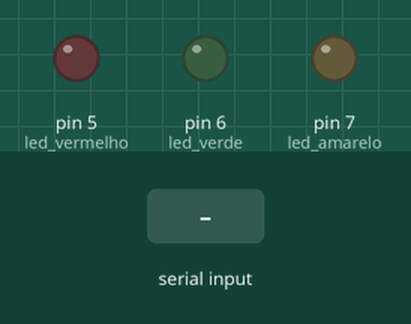
This sketch was run on a simulated Arduino Uno, built with avr-gcc and run on an emulated ATmega328P. Shown: output pins drawn as LEDs (lit = HIGH). The test bench sets the inputs (shaded band).

Above: at 1.2 s.
1.3 s: "R" received over Serial
At 2.0 s:
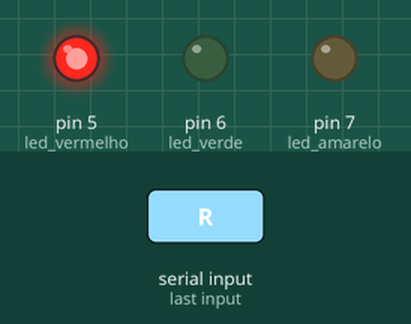
2.8 s: "G" received over Serial
At 3.1 s:
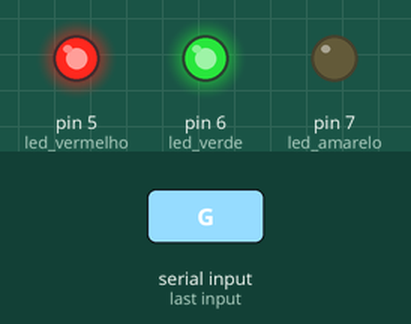
4.3 s: "r" received over Serial
At 5.5 s:
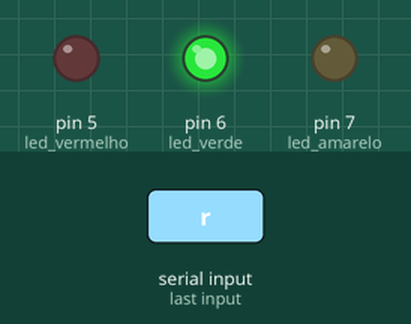
5.8 s: "Y" received over Serial
At 6.6 s:
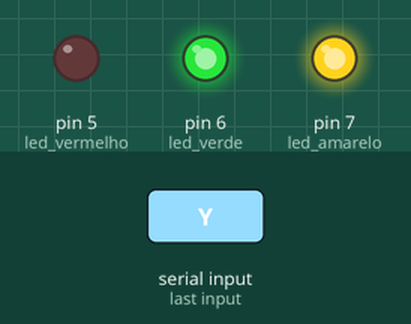
7.3 s: "g" received over Serial
At 7.7 s:
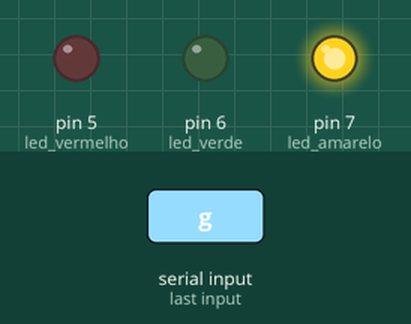
8.8 s: "T" received over Serial
At 10.1 s:
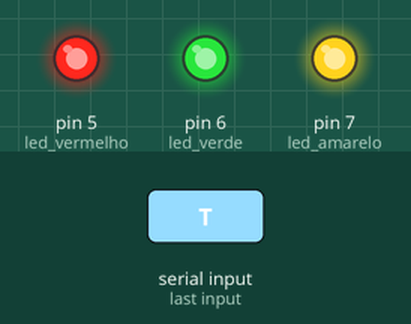
Timing chart, 0 to 11.3 s (numbered marks = the images above; inputs shaded):
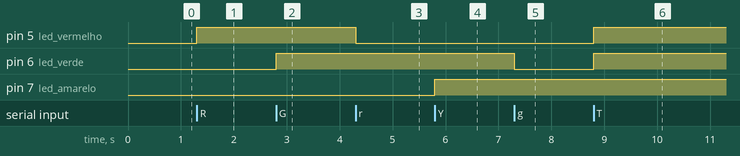

The sketch:

Selecao_simples.ino
```cpp
/* ************************************************************************

Colégio SATC
Curso Técnico em Mecatrônica
Disciplina: Sistemas Embarcados
Turma: 3191
Aluno: Thiago Mioteli

Programa: Seleção simples

Autor: Thiago Mioteli
Data: 23/03/2026
Versão: 1.1
************************************************************************ */

const int led_vermelho = 5;  // costante
const int led_verde = 6;     //
const int led_amarelo = 7;   //
char led;                    // variavel

void setup() {
  pinMode(led_vermelho, OUTPUT);  //
  pinMode(led_verde, OUTPUT);     //
  pinMode(led_amarelo, OUTPUT);   //
  Serial.begin(115200);           // Definição da velocide de transmissão em 115200 bps
}

void loop() {
  if (Serial.available()) {              //
    led = Serial.read();                 //
    if (led == 'R') {                    // Led vermelho - red
      digitalWrite(led_vermelho, HIGH);  // Acende led
    }

    else if (led == 'r') {
      digitalWrite(led_vermelho, LOW);
    }

    if (led == 'G') {                 // Led verde - green
      digitalWrite(led_verde, HIGH);  // Acende led
    }

    else if (led == 'g') {
      digitalWrite(led_verde, LOW);
    }
    if (led == 'Y') {                   // Led amarelo - yellow
      digitalWrite(led_amarelo, HIGH);  // Acende led
    }

    else if (led == 'y') {
      digitalWrite(led_amarelo, LOW);
    }
    if (led == 'T') {
      digitalWrite(led_vermelho, HIGH);
      digitalWrite(led_verde, HIGH);
      digitalWrite(led_amarelo, HIGH);
    } else if (led == 't') {
      digitalWrite(led_vermelho, LOW);
      digitalWrite(led_verde, LOW);
      digitalWrite(led_amarelo, LOW);
    }
  }
}
```

Measured:
- after the input at 1.3 s, pin 5 (led_vermelho): LOW → HIGH at once
- after the input at 2.8 s, pin 6 (led_verde): LOW → HIGH at once
- after the input at 4.3 s, pin 5 (led_vermelho): HIGH → LOW at once
- after the input at 5.8 s, pin 7 (led_amarelo): LOW → HIGH at once
- after the input at 7.3 s, pin 6 (led_verde): HIGH → LOW at once
- after the input at 8.8 s, pin 5 (led_vermelho), pin 6 (led_verde): LOW → HIGH at once
